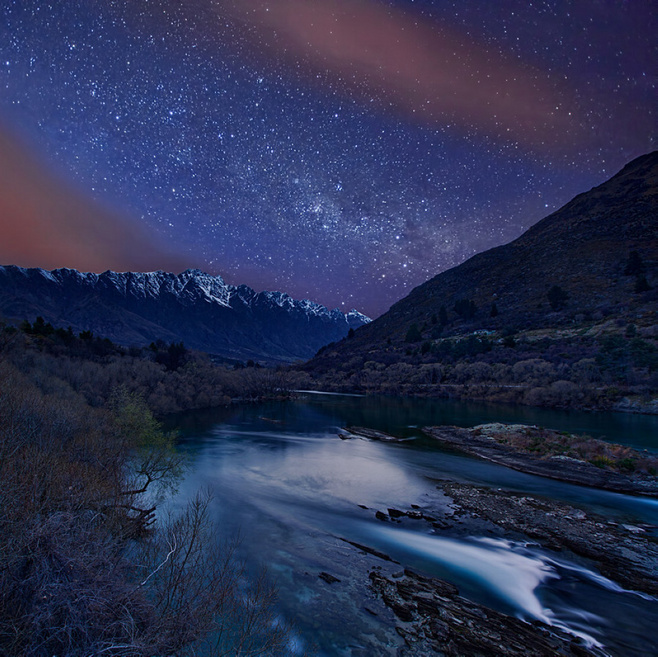
//> input picture 04图像变换/1.jpg, 658 x 657 px
$ ./03重映射   (built with g++ and OpenCV 4)
//> lines starting //> are read from the running program, lines starting //| are printed output that depends on the picture
#include<iostream>
#include<opencv2/opencv.hpp>

using namespace std;
using namespace cv;
int main()
{

	Mat m = imread("1.jpg");
//> m is the input picture: 657 rows x 658 cols, CV_8UC3; mean B, G, R 81.6, 48.7, 41.4
	Mat dst;
	imshow("1", m);
	Mat map_x, map_y;
	map_x.create(m.cols, m.rows, CV_32FC1);
	map_y.create(m.cols, m.rows, CV_32FC1);

	for (int j = 0; j < m.rows; j++)
	{
		for (int i = 0; i < m.cols; i++)
		{
			if (i > m.cols * 0.25 && i<m.cols * 0.75 && j>m.rows * 0.25 && j < m.rows * 0.75)
			{
				map_x.at<float>(j, i) = static_cast<float>(2*(i-m.cols*0.25)+0.5);
				map_y.at<float>(j, i) = static_cast<float>(2*(j-m.rows*0.25)+0.5);
			}

		}
	}
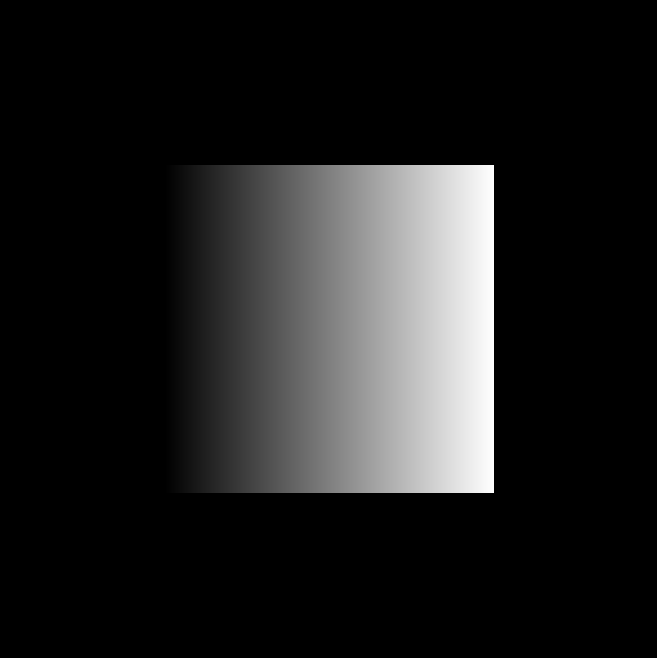
//> map_x: 658 rows x 657 cols, CV_32FC1; min 0, max 657.5, mean 82.2; drawn with min black and max white
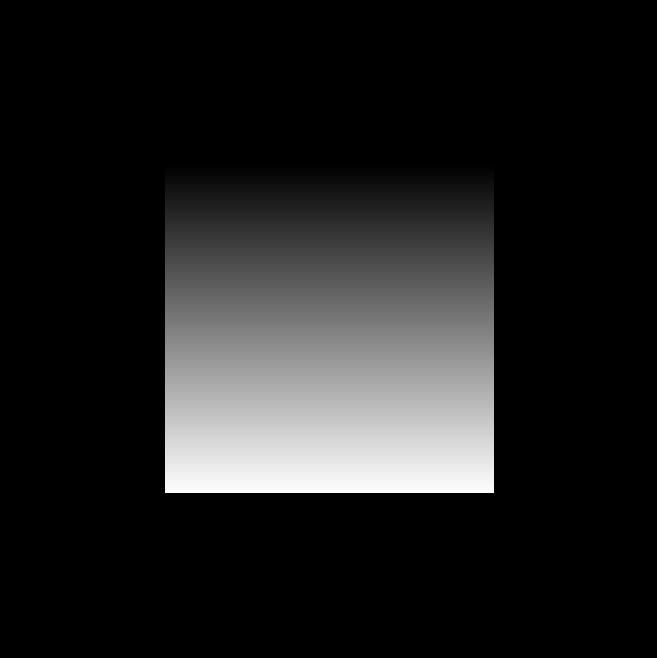
//> map_y: 658 rows x 657 cols, CV_32FC1; min 0, max 656, mean 82.1; drawn with min black and max white

	remap(m, dst, map_x, map_y, INTER_LINEAR);
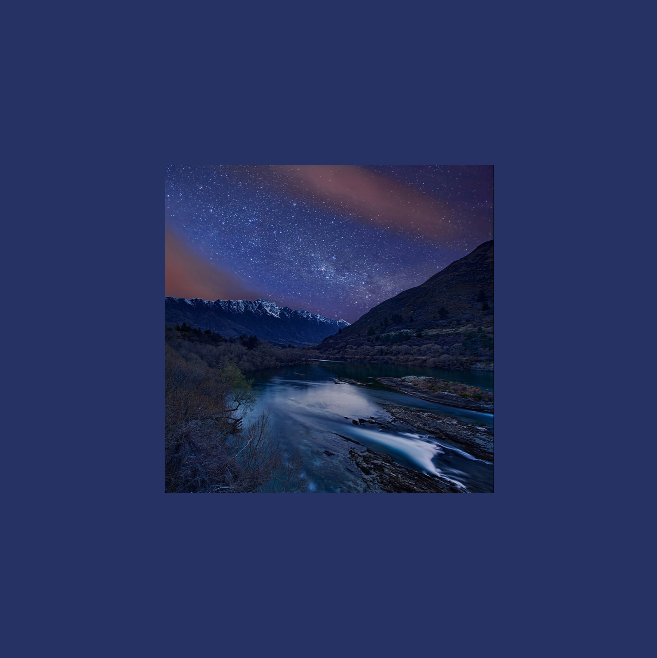
//> dst: 658 rows x 657 cols, CV_8UC3; mean B, G, R 95.4, 49.7, 38.9
	imshow("2", dst);

	for (int j = 0; j < m.rows; j++)
	{
		for (int i = 0; i < m.cols; i++)
		{
			if (i > m.cols * 0.25 && i<m.cols * 0.75 && j>m.rows * 0.25 && j < m.rows * 0.75)
			{
				map_x.at<float>(j, i) = static_cast<float>(2 * (i - m.cols * 0.25) );
				map_y.at<float>(j, i) = static_cast<float>(2 * (j - m.rows * 0.25) );
			}

		}
	}

	remap(m, dst, map_x, map_y, INTER_LINEAR);
	imshow("3", dst);
	waitKey(0);
	return 0;
}
